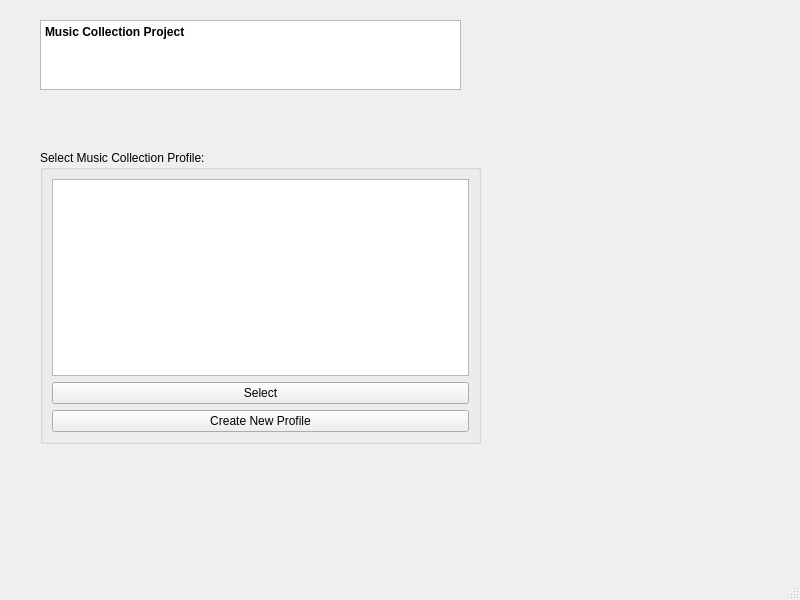
<?xml version="1.0" encoding="UTF-8"?>
<ui version="4.0">
 <class>MainWindow</class>
 <widget class="QMainWindow" name="MainWindow">
  <property name="geometry">
   <rect>
    <x>0</x>
    <y>0</y>
    <width>800</width>
    <height>600</height>
   </rect>
  </property>
  <property name="windowTitle">
   <string>MainWindow</string>
  </property>
  <widget class="QWidget" name="centralwidget">
   <widget class="QGroupBox" name="groupBox">
    <property name="geometry">
     <rect>
      <x>40</x>
      <y>150</y>
      <width>441</width>
      <height>294</height>
     </rect>
    </property>
    <property name="title">
     <string>Select Music Collection Profile:</string>
    </property>
    <layout class="QVBoxLayout" name="verticalLayout_2">
     <item>
      <layout class="QVBoxLayout" name="verticalLayout">
       <item>
        <widget class="QListView" name="listView"/>
       </item>
       <item>
        <widget class="QPushButton" name="pushButton">
         <property name="text">
          <string>Select</string>
         </property>
        </widget>
       </item>
      </layout>
     </item>
     <item>
      <widget class="QPushButton" name="pushButton_2">
       <property name="text">
        <string>Create New Profile</string>
       </property>
      </widget>
     </item>
    </layout>
   </widget>
   <widget class="QTextEdit" name="textEdit">
    <property name="geometry">
     <rect>
      <x>40</x>
      <y>20</y>
      <width>421</width>
      <height>70</height>
     </rect>
    </property>
    <property name="html">
     <string>&lt;!DOCTYPE HTML PUBLIC &quot;-//W3C//DTD HTML 4.0//EN&quot; &quot;http://www.w3.org/TR/REC-html40/strict.dtd&quot;&gt;
&lt;html&gt;&lt;head&gt;&lt;meta name=&quot;qrichtext&quot; content=&quot;1&quot; /&gt;&lt;style type=&quot;text/css&quot;&gt;
p, li { white-space: pre-wrap; }
&lt;/style&gt;&lt;/head&gt;&lt;body style=&quot; font-family:'Sans Serif'; font-size:9pt; font-weight:400; font-style:normal;&quot;&gt;
&lt;p style=&quot; margin-top:0px; margin-bottom:0px; margin-left:0px; margin-right:0px; -qt-block-indent:0; text-indent:0px;&quot;&gt;&lt;span style=&quot; font-weight:600;&quot;&gt;Music Collection Project&lt;/span&gt;&lt;/p&gt;&lt;/body&gt;&lt;/html&gt;</string>
    </property>
   </widget>
  </widget>
  <widget class="QMenuBar" name="menubar">
   <property name="geometry">
    <rect>
     <x>0</x>
     <y>0</y>
     <width>800</width>
     <height>20</height>
    </rect>
   </property>
  </widget>
  <widget class="QStatusBar" name="statusbar"/>
 </widget>
 <resources/>
 <connections/>
</ui>
